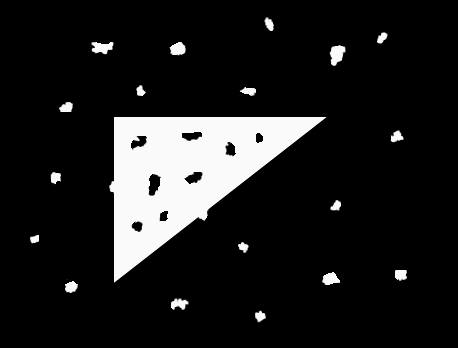
#> input picture assignment3/images/noisy.png, 458 x 348 px
$ python -i task3a.py   (imports and definitions only)   (older library calls are emulated)
#> lines starting #> are read from the running program, lines starting #| are printed output that depends on the picture; after the words box and inside, x2 and y2 are one past the last pixel; in counts of white or black regions, pixels touching at a corner belong together
#> further down, picture is the input picture: shape (348, 458); min 0, max 250, mean 29.4
import utils
import skimage
import skimage.morphology
import numpy as np
import matplotlib.pyplot as plt


def remove_noise(im: np.ndarray) -> np.ndarray:
    """
        A function that removes noise in the input image.
        args:
            im: np.ndarray of shape (H, W) with boolean values (dtype=np.bool)
        return:
            (np.ndarray) of shape (H, W). dtype=np.bool
    """
    # START YOUR CODE HERE ### (You can change anything inside this block)
    # You can also define other helper functions


    # create figure
    fig = plt.figure(figsize=(10, 7))

    # setting values to rows and column variables
    rows = 1
    columns = 2

    # Adds a subplot at the 1st position
    fig.add_subplot(rows, columns, 1)

    # showing image
    plt.imshow(im)
    plt.axis('off')
    plt.title("original")

    # Adds a subplot at the 2nd position
    fig.add_subplot(rows, columns, 2)

    print(np.ones((3,3)))

    im = skimage.morphology.binary_closing(im, selem=skimage.morphology.selem.disk(8))
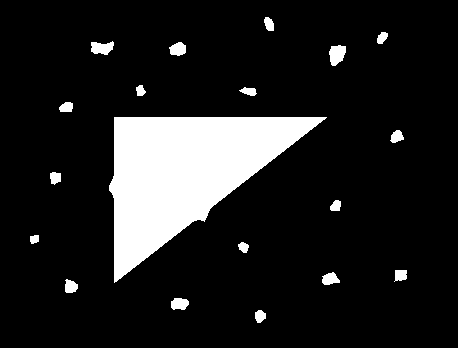
#> im: shape (348, 458) bool; 12.7% white; 19 white regions, largest, box (x1, y1, x2, y2) and area: (109, 117, 327, 283) 17943, (329, 45, 346, 66) 263, (91, 41, 114, 55) 230
    im = skimage.morphology.binary_erosion(im, selem=skimage.morphology.selem.disk(8))
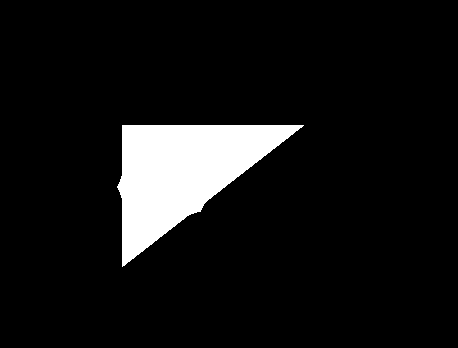
#> im: shape (348, 458) bool; 8.2% white; 1 white region, box (x1, y1, x2, y2) and area: (117, 125, 304, 267) 13126
    im = skimage.morphology.binary_dilation(im, selem=skimage.morphology.selem.disk(2))
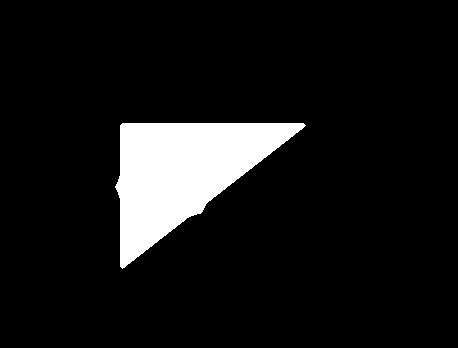
#> im: shape (348, 458) bool; 8.9% white; 1 white region, box (x1, y1, x2, y2) and area: (115, 123, 306, 269) 14152

    # showing image
    plt.imshow(im)
    plt.axis('off')

    plt.title("prosessed")

    return im
    ### END YOUR CODE HERE ###


# [13 lines not run here, left out]

>>> import cv2
>>> picture = cv2.imread('images/noisy.png', cv2.IMREAD_GRAYSCALE)
>>> result = remove_noise(picture)
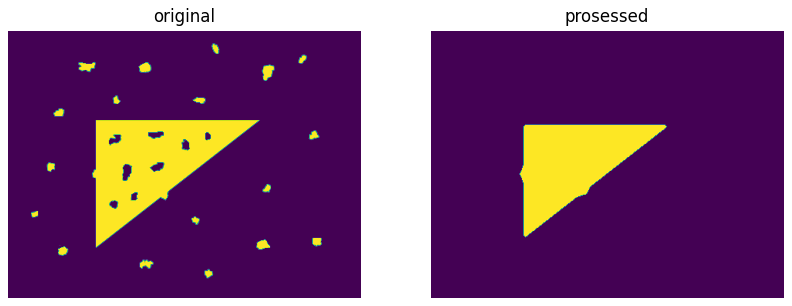
#> figure drawn by matplotlib, 2 panels

$ run again, on assignment3/images/balls-with-reflections.png
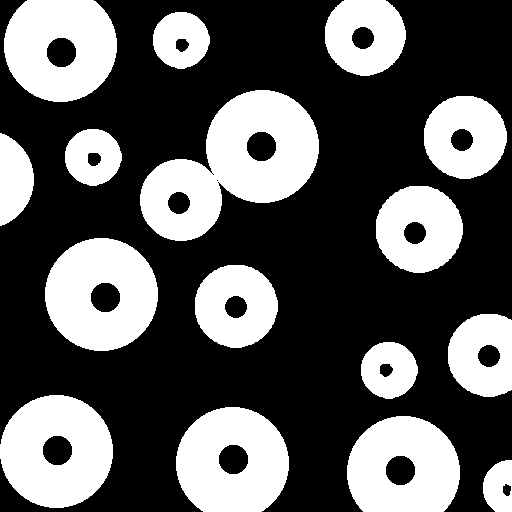
#> input picture assignment3/images/balls-with-reflections.png, 512 x 512 px
#> picture: shape (512, 512); 35.9% white; 16 white regions, largest, box (x1, y1, x2, y2) and area: (140, 90, 319, 241) 14240, (45, 238, 158, 351) 9332, (0, 395, 113, 508) 9332
#> in remove_noise, `im = skimage.morphology.binary_dilation(im, selem=skimage.morphology.s..`:
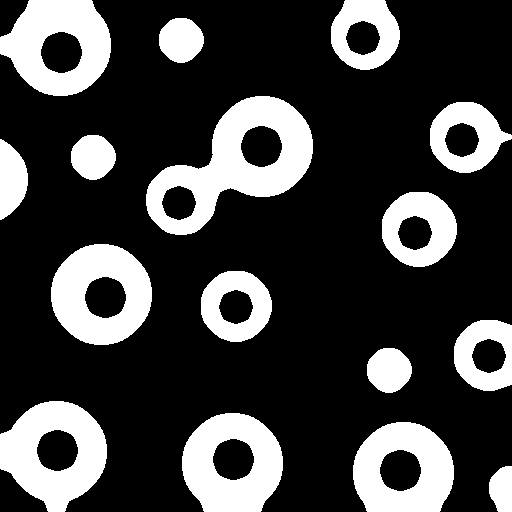
#> im: shape (512, 512) bool; 25.4% white; 16 white regions, largest, box (x1, y1, x2, y2) and area: (146, 96, 313, 235) 10140, (0, 401, 107, 512) 7176, (0, 0, 111, 96) 6829
#> `result = remove_noise(picture)`:
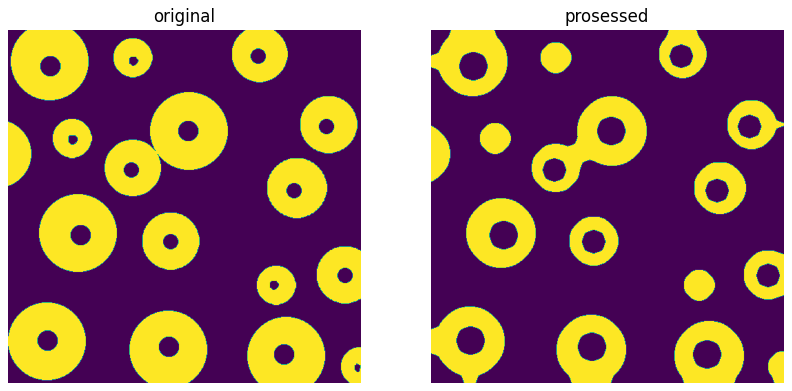
#> figure drawn by matplotlib, 2 panels
